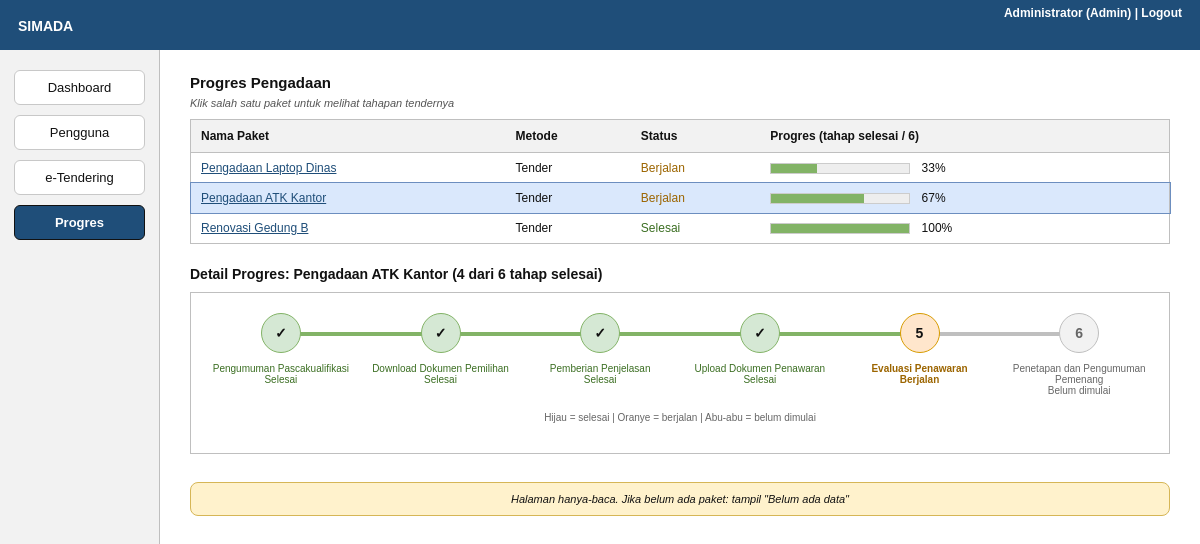
/public/index.php?page=progres&id=1 (signed in), run on the app's committed database.
### tables this page shows
CREATE TABLE paket_pengadaan (
  id         INT UNSIGNED AUTO_INCREMENT PRIMARY KEY,
  nama_paket VARCHAR(150) NOT NULL,
  metode     ENUM('Tender','Pengadaan Langsung','E-Purchasing') NOT NULL,
  status     ENUM('Analisis','Berjalan','Selesai') NOT NULL DEFAULT 'Analisis',
  tanggal    DATE NOT NULL,
  created_by INT UNSIGNED NULL,
  CONSTRAINT fk_paket_user FOREIGN KEY (created_by) REFERENCES users(id)
);

CREATE TABLE tender (
  id              INT UNSIGNED AUTO_INCREMENT PRIMARY KEY,
  paket_id        INT UNSIGNED NOT NULL,
  tahap           VARCHAR(60) NOT NULL,
  tanggal_mulai   DATE NULL,
  tanggal_selesai DATE NULL,
  status          ENUM('Belum dimulai','Berjalan','Selesai') NOT NULL DEFAULT 'Belum dimulai',
  UNIQUE KEY uq_paket_tahap (paket_id, tahap),
  CONSTRAINT fk_tender_paket FOREIGN KEY (paket_id) REFERENCES paket_pengadaan(id) ON DELETE CASCADE
);

### core/Controller.php (called while the page is built, shortened)
<?php
abstract class Controller
{
    protected function render(string $view, array $data = [], string $active = ''): void
    {
        extract($data);
        $user = Auth::user();
        require __DIR__ . '/../views/layout/header.php';
        require __DIR__ . "/../views/$view.php";
        require __DIR__ . '/../views/layout/footer.php';
    }
}

### controllers/ProgresController.php (called while the page is built, shortened)
<?php
class ProgresController extends Controller
{
    public function index(): void
    {
        $list = (new PaketPengadaan())->allWithProgress();
        $sel = null; $stages = [];
        if ($id = (int)($_GET['id'] ?? 0)) {
            foreach ($list as $p) if ((int)$p['id'] === $id) $sel = $p;
            if ($sel) $stages = TenderController::stages((new Tender())->byPaket($id));
        }
        $this->render('progres/index', compact('list', 'sel', 'stages'), 'progres');
    }
}

### public/index.php (called while the page is built, shortened)
<?php
spl_autoload_register(function ($class) {
    foreach (['core', 'models', 'controllers'] as $dir) {
        $file = __DIR__ . "/../$dir/$class.php";
        if (is_file($file)) { require $file; return; }
    }
});
$routes = [
    'login'       => [AuthController::class, 'login'],
    'logout'      => [AuthController::class, 'logout'],
    'dashboard'   => [DashboardController::class, 'index'],
    'users'       => [UserController::class, 'index'],
    'user-toggle' => [UserController::class, 'toggle'],
    'tender'      => [TenderController::class, 'index'],
    'paket'       => [TenderController::class, 'detail'],
    'progres'     => [ProgresController::class, 'index'],
];
$page = $_GET['page'] ?? (Auth::check() ? 'dashboard' : 'login');
[$class, $method] = $routes[$page] ?? $routes['login'];
(new $class())->$method();

### core/Auth.php (called while the page is built, shortened)
<?php
class Auth
{
    public static function user(): ?array { return $_SESSION['user'] ?? null; }
}

### config/config.php (called while the page is built)
<?php
return [
    'driver'   => getenv('SIMADA_DRIVER') ?: 'mysql',
    'host'     => '127.0.0.1',
    'port'     => 3306,
    'database' => 'simada',
    'username' => 'root',
    'password' => '',
    'sqlite'   => __DIR__ . '/../database/simada.sqlite',
];

### core/Database.php (called while the page is built, shortened)
<?php
class Database
{
    private static ?Database $instance = null;
    private PDO $pdo;
    private function __construct()
    {
        $c = require __DIR__ . '/../config/config.php';
        $dsn = $c['driver'] === 'sqlite'
            ? 'sqlite:' . $c['sqlite']
            : "mysql:host={$c['host']};port={$c['port']};dbname={$c['database']};charset=utf8mb4";
        $this->pdo = new PDO($dsn, $c['username'], $c['password'], [
            PDO::ATTR_ERRMODE            => PDO::ERRMODE_EXCEPTION,
            PDO::ATTR_DEFAULT_FETCH_MODE => PDO::FETCH_ASSOC,
            PDO::ATTR_EMULATE_PREPARES   => false,
        ]);
    }
    public static function getInstance(): Database
    {
        return self::$instance ??= new Database();
    }
    public function getConnection(): PDO
    {
        return $this->pdo;
    }
}

### core/Model.php (called while the page is built, shortened)
<?php
abstract class Model
{
    public function __construct()
    {
        $this->db = Database::getInstance()->getConnection();
    }
}

### models/PaketPengadaan.php (called while the page is built, shortened)
<?php
class PaketPengadaan extends Model
{
    public function allWithProgress(): array
    {
        return $this->db->query(
            "SELECT p.*,
                    (SELECT COUNT(*) FROM tender t WHERE t.paket_id = p.id AND t.status = 'Selesai') AS tahap_selesai,
                    (SELECT t.tahap FROM tender t WHERE t.paket_id = p.id AND t.status = 'Berjalan'
                      ORDER BY t.id LIMIT 1) AS tahap_aktif
             FROM paket_pengadaan p ORDER BY p.tanggal DESC, p.id DESC"
        )->fetchAll();
    }
}

### models/Tender.php (called while the page is built, shortened)
<?php
class Tender extends Model
{
    public function byPaket(int $paketId): array
    {
        $stmt = $this->db->prepare('SELECT * FROM tender WHERE paket_id = ?');
        $stmt->execute([$paketId]);
        $rows = $stmt->fetchAll();
        usort($rows, fn($a, $b) => array_search($a['tahap'], self::TAHAP) <=> array_search($b['tahap'], self::TAHAP));
        return $rows;
    }
}

### controllers/TenderController.php (called while the page is built, shortened)
<?php
class TenderController extends Controller
{
    public static function stages(array $tahapan): array
    {
        $by = array_column($tahapan, 'status', 'tahap');
        return array_map(fn($t) => ['tahap' => $t, 'status' => $by[$t] ?? 'Belum dimulai'], Tender::TAHAP);
    }
}

### views/progres/index.php (the view, shortened to what this page needs)
<h1>Progres Pengadaan</h1>
<p class="hint">Klik salah satu paket untuk melihat tahapan tendernya</p>
<table class="clickable"><thead><tr><th>Nama Paket</th><th>Metode</th><th>Status</th><th>Progres (tahap selesai / <?= count(Tender::TAHAP) ?>)</th></tr></thead><tbody>
<?php foreach ($list as $p): $pct = round($p['tahap_selesai'] / count(Tender::TAHAP) * 100); ?>
<tr class="<?= $sel && $sel['id'] == $p['id'] ? 'sel' : '' ?>" onclick="location='index.php?page=progres&id=<?= $p['id'] ?>'">
<td><a href="index.php?page=progres&id=<?= $p['id'] ?>"><?= $e($p['nama_paket']) ?></a></td><td><?= $e($p['metode']) ?></td>
<td class="st-<?= strtolower($p['status']) ?>"><?= $e($p['status']) ?></td>
<td><div class="bar"><i style="width:<?= $pct ?>%"></i></div> <?= $pct ?>%</td></tr>
<?php endforeach; ?></tbody></table>
<?php if ($sel): ?>
<h2>Detail Progres: <?= $e($sel['nama_paket']) ?> (<?= $sel['tahap_selesai'] ?> dari <?= count(Tender::TAHAP) ?> tahap selesai)</h2>
<div class="panel"><?php require __DIR__ . '/stepper.php'; ?></div>
<?php endif; ?>
<div class="note">Halaman hanya-baca. Jika belum ada paket: tampil "Belum ada data"</div>

### views/layout/header.php (shortened to what this page needs)
<?php $e = fn($s) => htmlspecialchars((string)$s, ENT_QUOTES, 'UTF-8'); ?>
<!doctype html>
<html lang="id"><head><meta charset="utf-8"><meta name="viewport" content="width=device-width, initial-scale=1">
<title>SIMADA</title><link rel="stylesheet" href="assets/style.css"></head>
<body class="<?= $user ? 'app' : 'guest' ?>">
<?php if ($user): ?>
<header class="topbar"><span class="brand">SIMADA</span>
  <span class="who"><?= $e($user['nama']) ?> (<?= $e($user['role']) ?>) | <a href="index.php?page=logout">Logout</a></span></header>
<aside class="sidebar">
<?php foreach ([['dashboard','Dashboard',true],['users','Pengguna',$user['role']==='Admin'],['tender','e-Tendering',true],['progres','Progres',true]] as [$k,$label,$show]): if ($show): ?>
  <a class="nav<?= $active === $k ? ' active' : '' ?>" href="index.php?page=<?= $k ?>"><?= $label ?></a>
<?php endif; endforeach; ?>
</aside>
<main class="content">
<?php else: ?><main><?php endif; ?>

### views/progres/stepper.php
<div class="stepper">
<?php foreach ($stages as $i => $s): $cls = ['Selesai' => 'done', 'Berjalan' => 'run'][$s['status']] ?? 'todo'; ?>
  <div class="step <?= $cls ?>"><div class="dot"><?= $cls === 'done' ? '✓' : $i + 1 ?></div>
  <div class="cap"><?= $e($s['tahap']) ?><br><?= $e($s['status']) ?></div></div>
<?php endforeach; ?>
</div>
<p class="legend">Hijau = selesai | Oranye = berjalan | Abu-abu = belum dimulai</p>

### views/layout/footer.php
</main></body></html>

### public/assets/style.css (style rules this page uses)
* { box-sizing:border-box }
body { margin:0;font-family:Arial,Helvetica,sans-serif;font-size:13px;color:#111;background:#fff }
a { color:#1F4E79 }
.topbar { position:fixed;inset:0 0 auto 0;height:50px;background:#1F4E79;color:#fff;display:flex;justify-content:space-between;align-items:flex-start;padding:16px 18px 0 }
.brand { font-weight:bold;font-size:14px;margin-top:2px }
.who { font-weight:bold;font-size:12px;margin-top:-10px }
.who a { color:#fff;text-decoration:none }
.sidebar { position:fixed;top:50px;bottom:0;left:0;width:160px;background:#f2f2f2;border-right:1px solid #bfbfbf;padding:20px 14px }
.nav { display:block;background:#fff;border:1px solid #c8c8c8;border-radius:6px;padding:9px 0;margin-bottom:10px;text-align:center;color:#111;text-decoration:none }
.nav.active { background:#1F4E79;color:#fff;font-weight:bold;border-color:#111 }
.content { margin:50px 0 0 160px;padding:20px 30px }
h1 { font-size:15px;margin:4px 0 12px }
h2 { font-size:14px;margin:22px 0 10px }
.hint { font-style:italic;color:#555;font-size:11px;margin:-6px 0 10px }
table { width:100%;border-collapse:collapse;border:1px solid #bfbfbf;font-size:12px }
th { background:#f2f2f2;text-align:left;padding:9px 10px;border-bottom:1px solid #bfbfbf }
td { padding:8px 10px }
table.clickable tr { cursor:pointer }
tr.sel td { background:#dae8fc }
table.clickable tr.sel { outline:1px solid #6c8ebf }
.st-aktif,.st-selesai { color:#3b6e22 }
.st-berjalan { color:#9c6500 }
.note { margin-top:28px;background:#fff2cc;border:1px solid #d6b656;border-radius:8px;padding:10px;text-align:center;font-style:italic;font-size:11px }
.panel { border:1px solid #bfbfbf;padding:20px 10px }
.stepper { display:flex;justify-content:space-between;position:relative }
.step { flex:1;text-align:center;position:relative }
.step:not(:last-child)::after { content:"";position:absolute;top:19px;left:50%;width:100%;height:4px;background:#bfbfbf;z-index:0 }
.step.done:not(:last-child)::after { background:#82b366 }
.dot { position:relative;z-index:1;width:40px;height:40px;border-radius:50%;margin:0 auto;display:flex;align-items:center;justify-content:center;font-weight:bold;font-size:14px;border:1px solid #bfbfbf;background:#f2f2f2;color:#666 }
.done .dot { background:#d5e8d4;border-color:#82b366;color:#111 }
.run .dot { background:#ffe6cc;border-color:#d79b00;color:#111 }
.cap { font-size:10px;margin-top:10px;color:#666;padding:0 4px }
.done .cap { color:#3b6e22 }
.run .cap { color:#9c6500;font-weight:bold }
.legend { text-align:center;color:#666;font-size:10px;margin-top:16px }
.bar { display:inline-block;width:140px;height:11px;background:#eee;border:1px solid #ccc;vertical-align:middle;margin-right:8px }
.bar i { display:block;height:100%;background:#82b366 }

### data on the page
paket_pengadaan: nama_paket "Pengadaan Laptop Dinas", metode "Tender", status "Berjalan", pct "33"
paket_pengadaan: nama_paket "Pengadaan ATK Kantor", metode "Tender", status "Berjalan", pct "67"
paket_pengadaan: nama_paket "Renovasi Gedung B", metode "Tender", status "Selesai", pct "100"
tender: tahap "Pengumuman Pascakualifikasi", status "Selesai"
tender: tahap "Download Dokumen Pemilihan", status "Selesai"
tender: tahap "Pemberian Penjelasan", status "Selesai"
tender: tahap "Upload Dokumen Penawaran", status "Selesai"

### other printed values
$e($user['nama']) "Administrator"
$e($user['role']) "Admin"
$label "Dashboard"
$label "Pengguna"
$label "e-Tendering"
$label "Progres"
count(Tender::TAHAP) "6"
$sel['tahap_selesai'] "4"
$e($s['tahap']) "Evaluasi Penawaran"
$e($s['status']) "Berjalan"
$e($s['tahap']) "Penetapan dan Pengumuman Pemenang"
$e($s['status']) "Belum dimulai"
